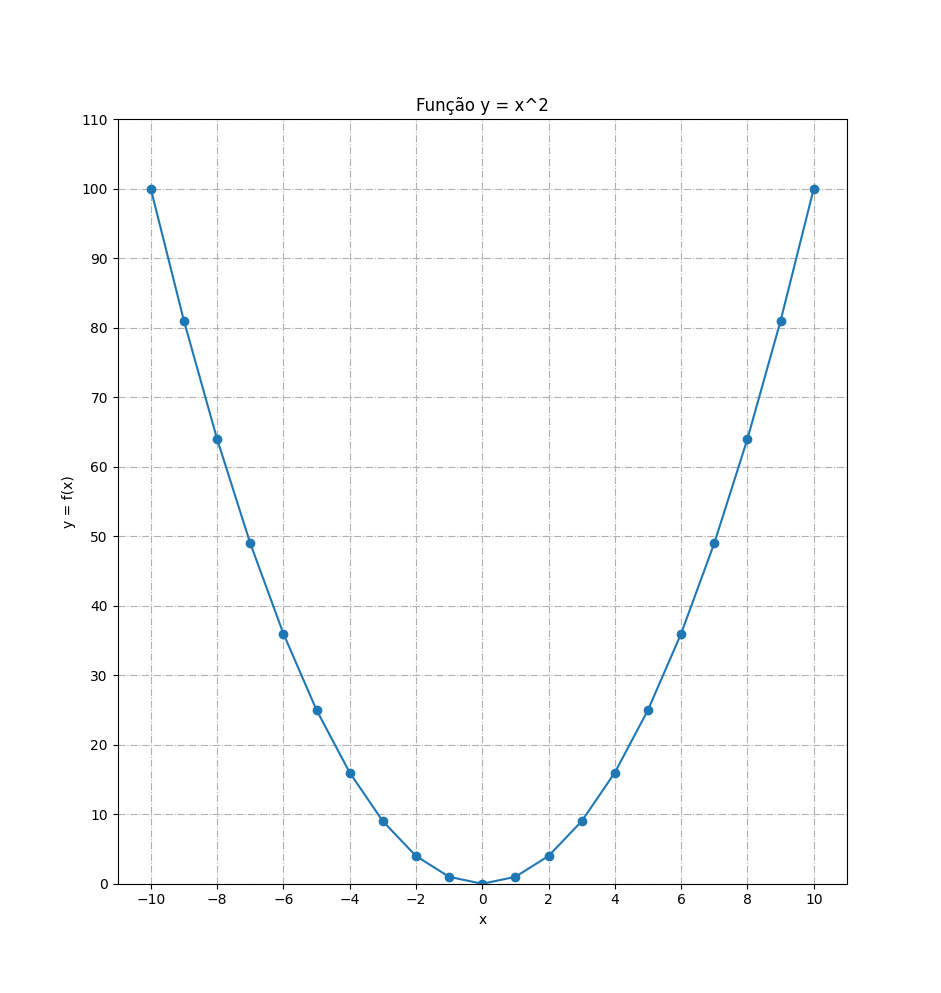

This figure's Python source:
# Representação da função do segundo grau y = x^2 (Parábola)

# Uso da biblioteca 'mathplotlib' para gerar e 'PyQt6' para renderizar o gráfico

import matplotlib.pyplot as graph

# Eixo x, lista de valores. Lista vazia
a = []

# Eixo y, lista de valores. Lista vazia
b = []

for x in range(-10, 11, 1):  # varia x de -10 até 10 com passo de 1 unidade
    y = x * x    # Valores de y calculados em função de x
    a.append(x)  # Cria a lista de valores de x
    b.append(y)  # Cria a lista de valores de y

# Plotando os pontos adicionando marcador em forma de círculo
graph.plot(a, b, marker="o")

# Setando a escala dos eixos
graph.xticks(range(-10, 11, 2))  # de -10 até 10 com passo de 2 unidades
graph.yticks(range(0, 111, 10))  # de 0 até 110 com passo de 10 unidades

# Definindo os limites do gráfico
graph.xlim(-11, 11)
graph.ylim(0, 110)

# Mostra o grid no gráfico com o linhas tracejadas
graph.grid(linestyle='-.')

# Nome do eixo x
graph.xlabel('x')

# Nome do eixo y
graph.ylabel('y = f(x)')

# Título para o gráfico
graph.title('Função y = x^2')

# Chamando a função 'show' para mostrar o gráfico
graph.show()
